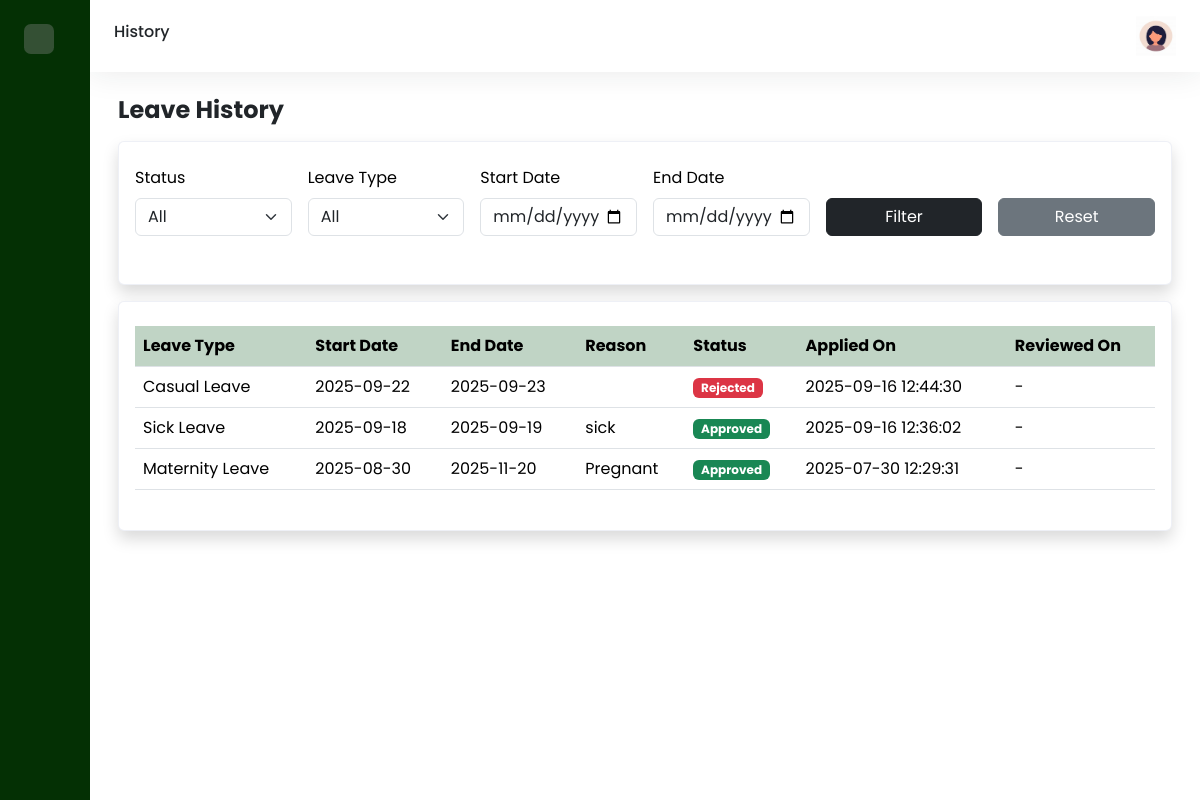
The app's page /employee/history.php (signed in) with its own data.
### tables this page shows
CREATE TABLE `leave_request` (
  `request_id` int(11) NOT NULL,
  `employee_id` int(11) NOT NULL,
  `type_id` int(11) DEFAULT NULL,
  `start_date` date NOT NULL,
  `end_date` date NOT NULL,
  `leave_duration` int(11) NOT NULL,
  `reason` text DEFAULT NULL,
  `status` enum('pending','approved','rejected') NOT NULL DEFAULT 'pending',
  `request_date` timestamp NOT NULL DEFAULT current_timestamp(),
  `approved_by` int(11) DEFAULT NULL,
  `approved_on` timestamp NULL DEFAULT NULL,
  `manager_comments` text DEFAULT NULL
);

CREATE TABLE `leave_type` (
  `type_id` int(11) NOT NULL,
  `type_name` varchar(100) NOT NULL,
  `description` text DEFAULT NULL,
  `requires_approval` tinyint(1) NOT NULL DEFAULT 1,
  `default_accrualrate_perperiod` decimal(5,2) NOT NULL DEFAULT 0.00,
  `max_carryover_days` int(11) NOT NULL DEFAULT 0
);

### employee/history.php (the view, shortened to what this page needs)
<?php
$host = "localhost";
$db   = "leave_management";
$user = "root";
$pass = "";
$conn = new mysqli($host, $user, $pass, $db);
$employee_id = $_SESSION["employee_id"];
$query = "
    SELECT l.request_id, lt.type_name, l.start_date, l.end_date,
           l.reason, l.status, l.request_date, l.approved_on
    FROM leave_request l
    JOIN leave_type lt ON l.type_id = lt.type_id
    WHERE l.employee_id = ?
";
$filters = [];
$params = [$employee_id];
$types = "i";
$query .= " ORDER BY l.request_id DESC";
$stmt = $conn->prepare($query);
$stmt->bind_param($types, ...$params, ...$filters);
$stmt->execute();
$result = $stmt->get_result();
?>
<!DOCTYPE html>
<html>
<head>
    <link href='https://cdn.boxicons.com/fonts/basic/boxicons.min.css' rel='stylesheet'>
    <link href="https://cdn.jsdelivr.net/npm/bootstrap@5.3.7/dist/css/bootstrap.min.css" rel="stylesheet"
>
    <link rel="stylesheet" href="../assets/css/dashboard.css">
</head>
<body>
    <div class="wrapper">
            <aside id="sidebar">
                <div class="d-flex justify-content-between p-4">
                    <button class="toggle-btn border-0" type="button">
                    </button>
                </div>
                <ul class="sidebar-nav">
                    <li class="sidebar-item">
                        <a href="../employee.php" class="sidebar-link">
                        </a>
                    </li>
                    <li class="sidebar-item">
                        <a href="myprofile.php" class="sidebar-link">
                        </a>
                    </li>
                    <li class="sidebar-item">
                        <a href="#" class="sidebar-link collapsed has-dropdown"data-bs-toggle="collapse"
                        data-bs-target="#leave" aria-expanded="false" aria-controls="leave">
                        </a>
                    </li>
                    <li class="sidebar-item">
                        <a href="history.php" class="sidebar-link">
                         </a>
                    </li>
                    <li class="sidebar-item">
                        <a href="notification.php" class="sidebar-link">
                        </a>
                    </li>
                    <li class="sidebar-item">
                        <a href="settings.php" class="sidebar-link">
                        </a>
                    </li>
                </ul>
                <div class="sidebar-footer">
                    <a href="../logout.php" class="sidebar-link">
                    </a>
                </div>
            </aside>
            <div class="main">
                <nav class="navbar navbar-expand px-4 py-3">
                    <h6>History</h6>
                    <div class="navbar-collapse collapse">
                        <ul class="navbar-nav ms-auto">
                            <li class="nav-item dropdown">
                                <a href="#" data-bs-toggle="dropdown" class="nav-icon pe-md-0">
                                   <img src="../assets/img/avatar.jpeg" alt="" class="avatar img-fluid">
                                </a>
                            </li>
                        </ul>
                    </div>
                </nav>
                <main class="content px-3 py-4">
                    <div class="container-fluid">
                        <div class="mb-3">
                            <h2 class="fw-bold fs-4 mb-3">
                                Leave History
                            </h2>
                            <div class="row">
                                <div class="col-12">
                                    <div class="card shadow">
                                        <div class="card-body py-4">
                                            <form method="GET" class="row g-3 mb-4">
                                                <div class="col-md-2">
                                                    <label class="form-label">Status</label>
                                                    <select name="status" class="form-select">
                                                        <option value="">All</option>
                                                    </select>
                                                </div>
                                                <div class="col-md-2">
                                                    <label class="form-label">Leave Type</label>
                                                    <select name="type_id" class="form-select">
                                                        <option value="">All</option>
                                                    </select>
                                                </div>
                                                <div class="col-md-2">
                                                    <label class="form-label">Start Date</label>
                                                    <input type="date" name="start_date" class="form-control" value="<?= $_GET['start_date'] ?? '' ?>">
                                                </div>
                                                <div class="col-md-2">
                                                    <label class="form-label">End Date</label>
                                                    <input type="date" name="end_date" class="form-control" value="<?= $_GET['end_date'] ?? '' ?>">
                                                </div>
                                                <div class="col-md-2 d-flex align-items-end">
                                                    <button type="submit" class="btn btn-dark w-100">Filter</button>
                                                </div>
                                                <div class="col-md-2 d-flex align-items-end">
                                                    <a href="history.php" class="btn btn-secondary w-100">Reset</a>
                                                </div>
                                            </form>
                                        </div>
                                    </div>
                                </div>
                            </div>
                            <div class="row">
                                <div class="col-12">
                                    <div class="card shadow">
                                        <div class="card-body py-4">
                                            <table class="table table-hover">
                                                <thead>
                                                    <tr class="highlight">
                                                    <th scope="col">Leave Type</th>
                                                    <th scope="col">Start Date</th>
                                                    <th scope="col">End Date</th>
                                                    <th scope="col">Reason</th>
                                                    <th scope="col">Status</th>
                                                    <th scope="col">Applied On</th>
                                                    <th scope="col">Reviewed On</th>
                                                    </tr>
                                                </thead>
                                                <tbody>
                                                    <?php if ($result->num_rows > 0): ?>
                                                        <?php while ($row = $result->fetch_assoc()): ?>
                                                            <tr>
                                                                <td><?= htmlspecialchars($row['type_name']); ?></td>
                                                                <td><?= htmlspecialchars($row['start_date']); ?></td>
                                                                <td><?= htmlspecialchars($row['end_date']); ?></td>
                                                                <td><?= htmlspecialchars($row['reason']); ?></td>
                                                                <td>
                                                                    <?php if ($row['status'] == 'approved'): ?>
                                                                        <span class="badge bg-success">Approved</span>
                                                                    <?php elseif ($row['status'] == 'pending'): ?>
                                                                        <span class="badge bg-warning text-dark">Pending</span>
                                                                    <?php else: ?>
                                                                        <span class="badge bg-danger">Rejected</span>
                                                                    <?php endif; ?>
                                                                </td>
                                                                <td><?= htmlspecialchars($row['request_date']); ?></td>
                                                                <td><?= $row['approved_on'] ? htmlspecialchars($row['approved_on']) : '-' ?></td>
                                                            </tr>
                                                        <?php endwhile; ?>
                                                    <?php else: ?>
                                                        <tr><td colspan="7" class="text-center">No leave history found.</td></tr>
                                                    <?php endif; ?>
                                                </tbody>
                                            </table>
                                        </div>
                                    </div>
                                </div>
                            </div>
                        </div>
                    </div>
                </main>
            </div>
        </div>
    </body>
</body>
</html>

### assets/css/dashboard.css (style rules this page uses)
body { font-family: 'Poppins', sans-serif; }
a { text-decoration: none; }
li { list-style: none; }
.wrapper { display: flex; }
.main { display: flex; flex-direction: column; min-height: 100vh; width: 100%; overflow: hidden; transition: all 0.25s ease-in-out; background-color: #FFF; }
#sidebar { width: 90px; min-width: 90px; transition: all 0.25s ease-in-out; background-color: #043004ff; display: flex; flex-direction: column; }
.toggle-btn { width: 30px; height: 30px; color: #FFF; border-radius: 0.425rem; font-size: 18px; display: flex; justify-content: center; align-items: center; background-color: #345034; }
.sidebar-nav { padding: 0.8rem; flex: 11 auto; z-index: 10; }
a.sidebar-link { padding: .625rem 1.125rem; color: #9db1a1; display: block; white-space: nowrap; font-weight: 700; border-left: 3px solid transparent; }
.sidebar-item { position: relative; }
.navbar { background-color: #FFF; box-shadow: 0 0 2rem 0 rgba(33, 37, 41, 0.1); }
.navbar-expand .navbar-collapse { min-width: 200px; }
.avatar { height: 40px; width: 40px; }
.card { background-color: #FFF; transition: 0.4s; cursor: pointer; color: #000; margin-bottom: 1rem; border-color: rgba(231, 234, 243, 0.7); }
.table>thead tr { color: #FFF; text-align: left; }
tr.highlight th { background-color: #c0d4c5; color: #000; }
.content { flex: 11 auto; }

### records on screen
leave_request: type.type_name "Casual Leave", start_date "2025-09-22", end_date "2025-09-23", status "Rejected", request_date "2025-09-16 12:44:30"
leave_request: type.type_name "Sick Leave", start_date "2025-09-18", end_date "2025-09-19", reason "sick", status "Approved", request_date "2025-09-16 12:36:02"
leave_request: type.type_name "Maternity Leave", start_date "2025-08-30", end_date "2025-11-20", reason "Pregnant", status "Approved", request_date "2025-07-30 12:29:31"
